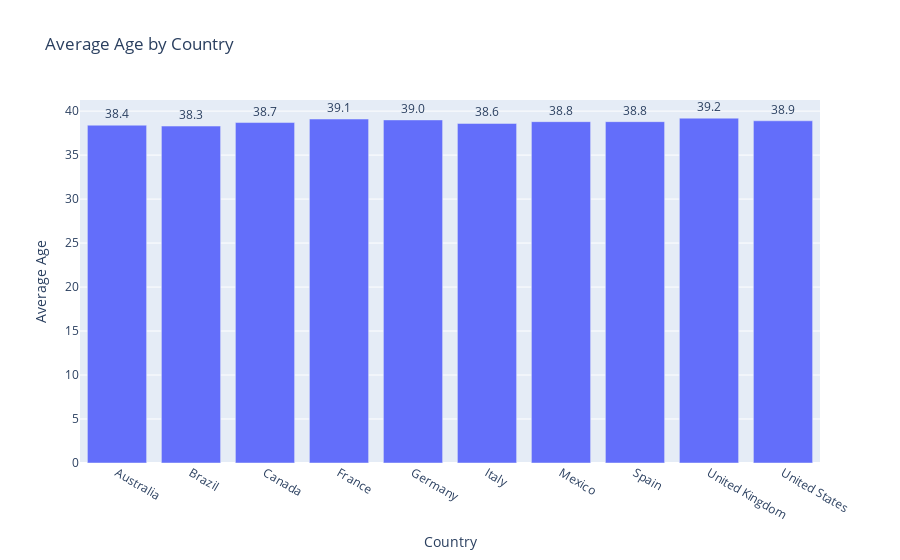

Write notebook code for a chart like this one.
### Markdown cell above
bar type

### Code cell
# Bar chart
fig = px.bar(country_avg_age, x='Country', y='Age', title='Average Age by Country', 
             labels={'Age': 'Average Age', 'Country': 'Country'}, 
             text='Age')

# write the values on the top of chart
fig.update_traces(texttemplate='%{text:.1f}', textposition='outside')

fig.show()

### Figure 1 — Plotly figure (JSON) as saved in the notebook; plotly's stock layout.template omitted (floating-point values rounded to 4 significant figures)
{"data": [{"alignmentgroup": "True", "hovertemplate": "Country=%{x}<br>Average Age=%{text}<extra></extra>", "legendgroup": "", "marker": {"color": "#636efa", "pattern": {"shape": ""}}, "name": "", "offsetgroup": "", "orientation": "v", "showlegend": false, "text": [38.4, 38.3, 38.7, 39.1, 39, 38.6, 38.8, 38.8, 39.2, 38.9], "textposition": "outside", "texttemplate": "%{text:.1f}", "type": "bar", "x": ["Australia", "Brazil", "Canada", "France", "Germany", "Italy", "Mexico", "Spain", "United Kingdom", "United States"], "xaxis": "x", "y": [38.4, 38.3, 38.7, 39.1, 39, 38.6, 38.8, 38.8, 39.2, 38.9], "yaxis": "y"}], "layout": {"barmode": "relative", "legend": {"tracegroupgap": 0}, "title": {"text": "Average Age by Country"}, "xaxis": {"anchor": "y", "domain": [0, 1], "title": {"text": "Country"}}, "yaxis": {"anchor": "x", "domain": [0, 1], "title": {"text": "Average Age"}}}}
